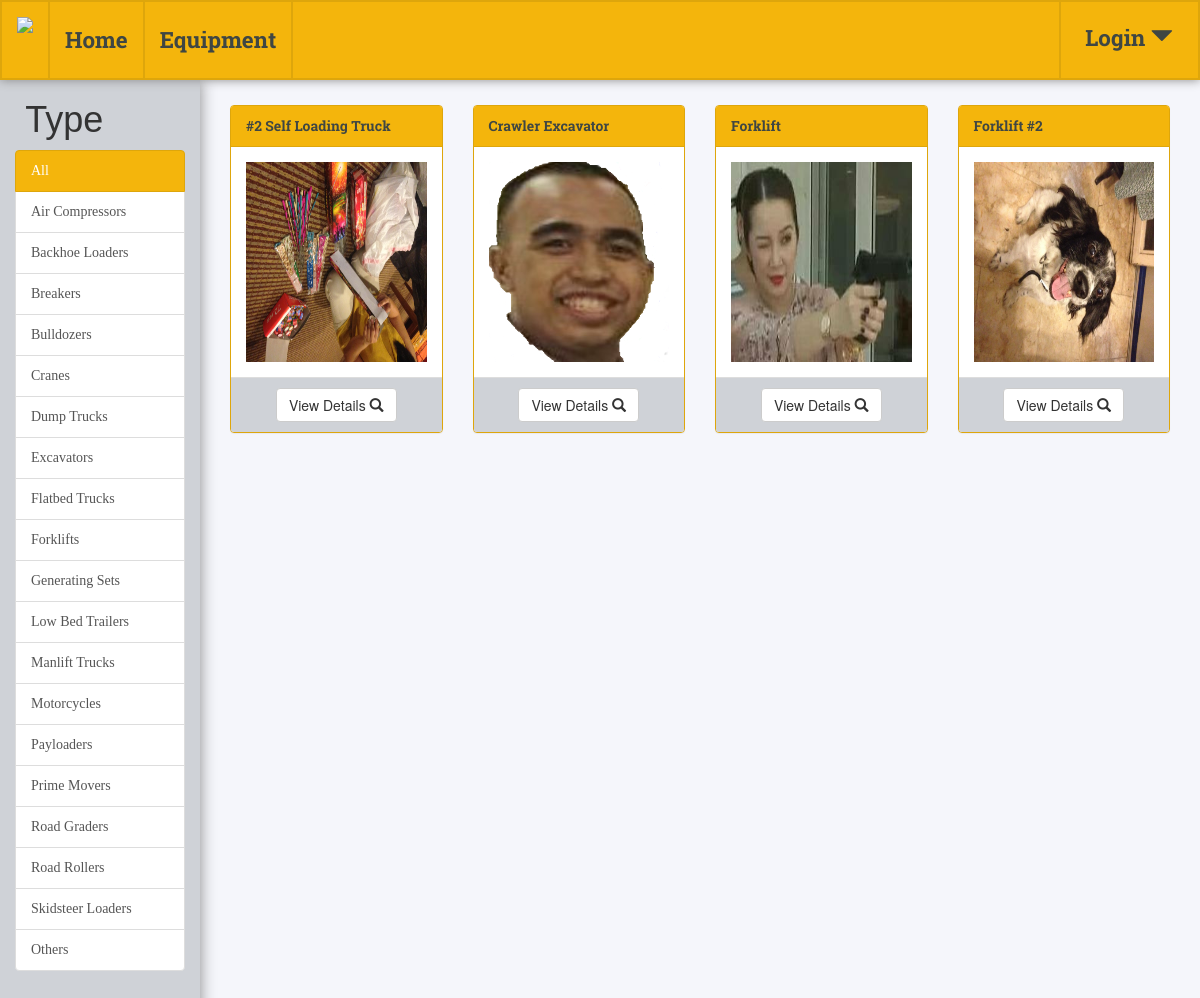
Before: /equipment/ with the older database file.
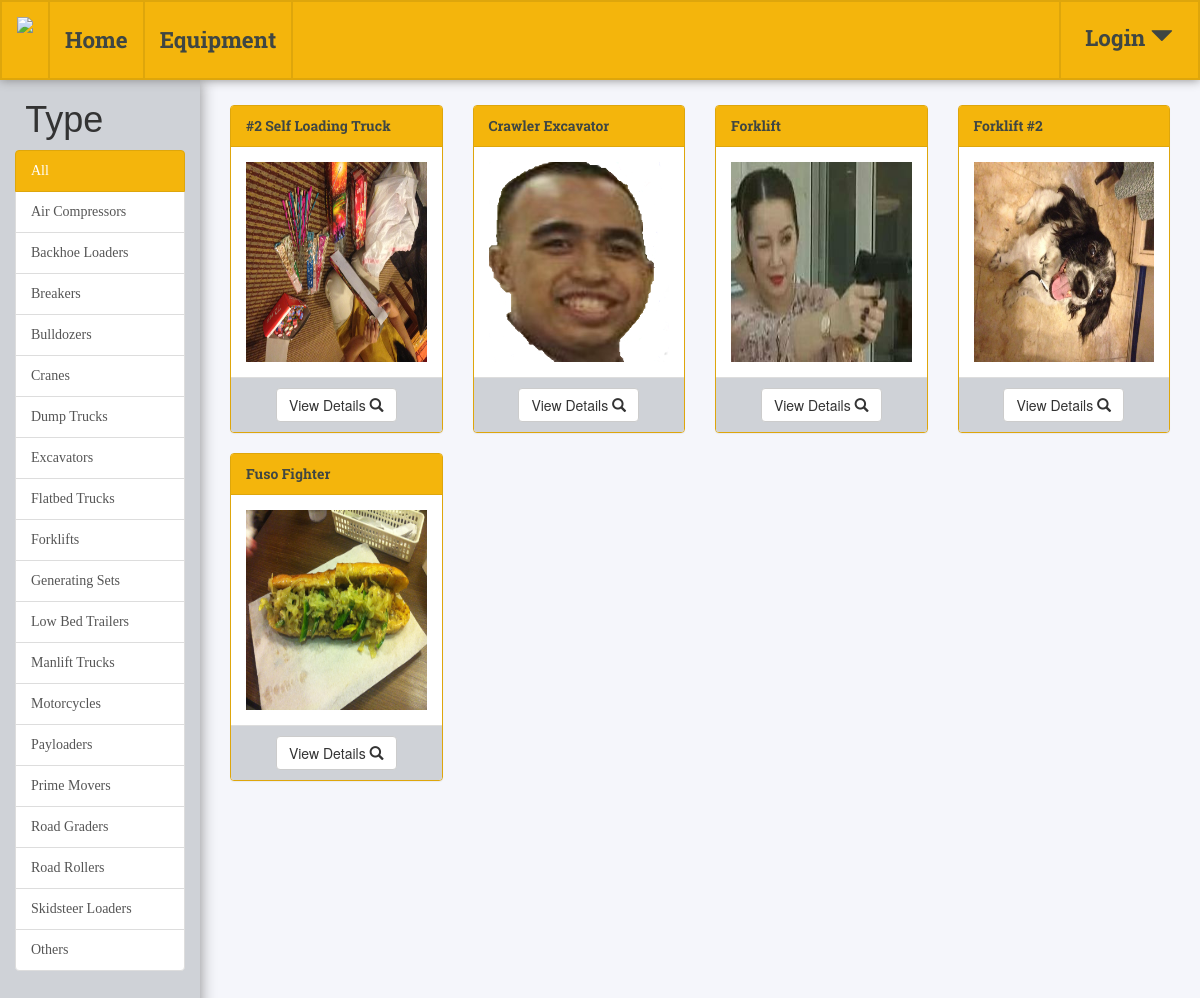
After: the same page with the newer database file.
### equipment/models.py (models this page shows, shortened)
class Equipment(models.Model):
    brand = models.CharField(max_length=20)
    name = models.CharField(max_length=50)
    acquisition_cost = models.DecimalField(max_digits=12, decimal_places=2)
    acquisition_date = models.DateField()
    details = models.CharField(max_length=2000)
    TYPE_CODES = (
        ('AC', 'Air Compressor'),
        ('BL', 'Backhoe Loader'),
        ('BR', 'Breaker'),
        ('BD', 'Bulldozer'),
        ('CR', 'Crane'),
        ('DT', 'Dump Truck'),
        ('EX', 'Excavator'),
        ('FT', 'Flatbed Truck'),
        ('FL', 'Forklifts'),
        ('GS', 'Genarating Set'),
        ('LB', 'Low Bed Trailer'),
        ('MT', 'Manlift Truck'),
        ('MC', 'Motorcycle'),
        ('PL', 'Payloader'),
        ('PM', 'Prime Mover'),
        ('RG', 'Road Grader'),
        ('RR', 'Road Roller'),
        ('SL', 'Skidsteer Loader'),
        ('OT', 'Other'),
    )
    type = models.CharField(max_length=2, choices=TYPE_CODES)
    STATUS_CODES = (
        ('IE', 'In Engagement'),
        ('AV', 'Available'),
        ('UM', 'Under Maintenance'),
        ('US', 'Unserviceable'))
    status = models.CharField(max_length=2, choices=STATUS_CODES)
    hourly_service_rate = models.DecimalField(max_digits=12, decimal_places=2)
    image = models.ImageField(upload_to="equipmentimages", default='../media/equipmentimages/defaultequipment.png')

### equipment/views.py (the view)
def equipment_index(request):
    list_of_equipment = Equipment.objects.order_by('name')
    return render(request, 'equipments.html', {'equipment': list_of_equipment})

### equipment/templates/equipments.html (shortened to what the changed rows need)
<!DOCTYPE html>
<html lang="en">
<head>
    {% load staticfiles %}
    {% load humanize %}
    <link rel="stylesheet" href="https://maxcdn.bootstrapcdn.com/bootstrap/3.3.7/css/bootstrap.min.css">
    <link rel="stylesheet"
          href="https://cdnjs.cloudflare.com/ajax/libs/bootstrap-datepicker/1.7.1/css/bootstrap-datepicker.css">
    <link rel="stylesheet"
          href="https://cdnjs.cloudflare.com/ajax/libs/bootstrap-datepicker/1.7.1/css/bootstrap-datepicker.min.css">
    <link rel="stylesheet" href="{% static 'css/global.css' %}">
	<link rel="stylesheet" href="{% static 'css/equipment.css'%}">
</head>
<body>
    <div class="row" id="pagebody">
        <div class="container-fluid">
            <div class="col-md-2" id="div2">
                <h1 id="filterheader">Type</h1>
            </div>
            <div class="col-md-10" id="div3">
            {% if equipment.count == 0 %}
                <h1 class="text-center">No Results!</h1>
            {% else %}
                {% for unit in equipment %}
                    <div class="col-md-3">
                        <div class="panel panel-primary" id="equipment{{ unit.id }}">
                            <div class="panel-heading">{{ unit.name }}</div>
                            <div class="panel-body">
                                <div class="thumbnail">
                                    <img src="{% static unit.image.url %}" class="img-responsive"
                                 style="width:100%" alt="Image"></div>
                                </div>
                            <div class="panel-footer text-center"><button type="button" data-toggle="modal"
                                                                          data-target="#modal{{ unit.id }}"
                                                                          class="btn btn-default">View Details
                                <span class="glyphicon glyphicon-search">
                            </span></button></div>
                        </div>
                    </div>
                {% endfor %}
            {% endif %}
            </div>
        </div>
    </div>
</body>
</html>

Changed rows visible on the page:
added Equipment: name "Fuso Fighter", image (picture)
